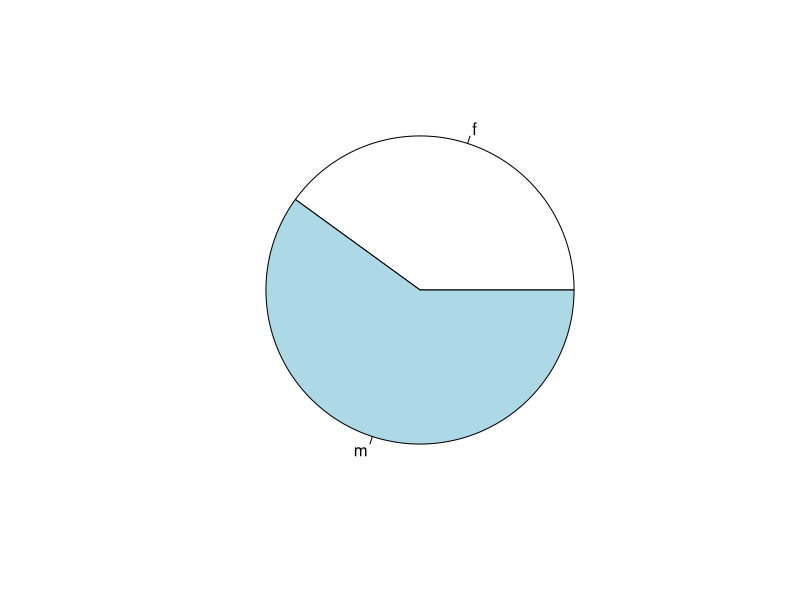

Generate this figure with R:
empid = c(111,222,333,444,555)
age = c(22,33,4,55,66)
sex = c('m','f','m','f','m')
info = data.frame(empid,age,sex) #creates a dataframe
info
table5 = table(info$sex)
pie(table5)
